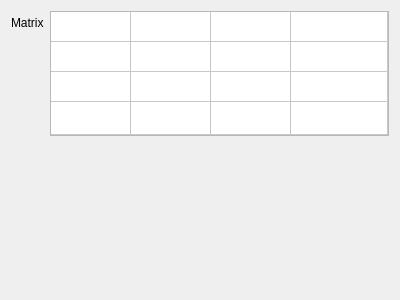
<?xml version="1.0" encoding="UTF-8"?>
<ui version="4.0">
 <class>matrixTransformWidget</class>
 <widget class="QWidget" name="matrixTransformWidget">
  <property name="geometry">
   <rect>
    <x>0</x>
    <y>0</y>
    <width>400</width>
    <height>300</height>
   </rect>
  </property>
  <property name="windowTitle">
   <string>Form</string>
  </property>
  <layout class="QFormLayout" name="formLayout">
   <item row="0" column="0">
    <widget class="QLabel" name="label_matrixTable">
     <property name="text">
      <string>Matrix</string>
     </property>
    </widget>
   </item>
   <item row="0" column="1">
    <widget class="QTableWidget" name="matrixTable">
     <property name="sizePolicy">
      <sizepolicy hsizetype="Expanding" vsizetype="Fixed">
       <horstretch>0</horstretch>
       <verstretch>0</verstretch>
      </sizepolicy>
     </property>
     <property name="maximumSize">
      <size>
       <width>16777215</width>
       <height>125</height>
      </size>
     </property>
     <property name="rowCount">
      <number>4</number>
     </property>
     <property name="columnCount">
      <number>4</number>
     </property>
     <attribute name="horizontalHeaderVisible">
      <bool>false</bool>
     </attribute>
     <attribute name="horizontalHeaderDefaultSectionSize">
      <number>80</number>
     </attribute>
     <attribute name="horizontalHeaderStretchLastSection">
      <bool>true</bool>
     </attribute>
     <attribute name="verticalHeaderVisible">
      <bool>false</bool>
     </attribute>
     <attribute name="verticalHeaderStretchLastSection">
      <bool>true</bool>
     </attribute>
     <row/>
     <row/>
     <row/>
     <row/>
     <column/>
     <column/>
     <column/>
     <column/>
    </widget>
   </item>
  </layout>
 </widget>
 <resources/>
 <connections/>
</ui>
